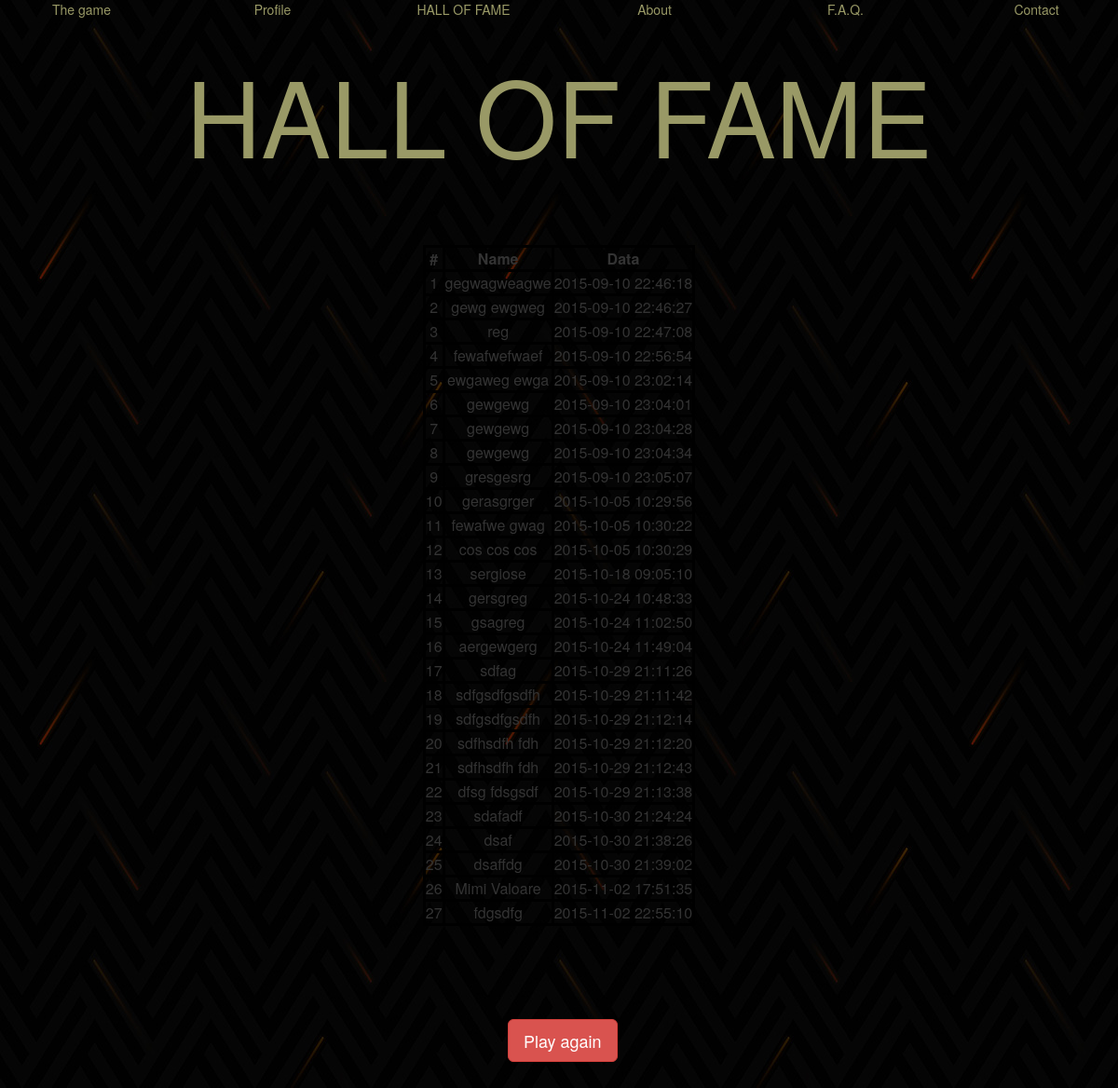
Screenshot of /hallofame.php with the database file from the repository.
### tables this page shows
CREATE TABLE IF NOT EXISTS `hofwins` (
  `ID` mediumint(2) NOT NULL AUTO_INCREMENT,
  `Nume` text NOT NULL,
  `Data` timestamp NOT NULL DEFAULT CURRENT_TIMESTAMP,
  `pp_email` text NOT NULL,
  PRIMARY KEY (`ID`),
  FULLTEXT KEY `Nume` (`Nume`)
);

### hallofame.php (the view, shortened to what this page needs)
<html>
<head>
<link rel="stylesheet" type="text/css" href="cssfila-halofame.css">
<link rel="stylesheet" href="http://maxcdn.bootstrapcdn.com/bootstrap/3.3.5/css/bootstrap.min.css">
<link rel="stylesheet" type="text/css" href="cssfila-halofame.css">
</head>
<body>
<div class="row" >
<div style="text-align:center">
    <div class="col-md-2"> <a href="index.php">The game</a>
    </div>
    <div class="col-md-2"> <a href="profilecheck.php">Profile</a>
    </div>
    <div class="col-md-2"> <a href="hallofame.php">HALL OF FAME</a>
    </div>
    <div class="col-md-2"> <a href="about.html">About</a>
    </div>
    <div class="col-md-2"> <a href="faq.html">F.A.Q.</a>
    </div>
    <div class="col-md-2"> <a href="contact.html">Contact</a>
    </div>
    </div>
</div>
<br>
<br>
<h1> HALL OF FAME </h1>
<br>
<br>
<br>
<br>
<?php
    $servername = "localhost";
    $username = "root";
    $password = "";
    $dbname = "osutamii";
    $conn = new mysqli($servername, $username, $password, $dbname);
    $sql2 = "SELECT ID, Nume, Data FROM hofwins";
    $result = $conn->query($sql2);
         echo "<table>
         			<tr>
	         			<th>#</th>
	         			<th>Name</th>
	         			<th>Data</th>
         			</tr>";
         while($row = $result->fetch_assoc()) {
             echo "<tr>
             <td>" . $row["ID"]. "</td>
             <td>" . $row["Nume"]. " </td>
             <td>". $row["Data"]. "</td></tr>";
         }
         echo "</table>";
    ?>
<br>
<br>
<br>
<br>
<br>
<div class="container" id="tryagg">
<a href="http://localhost/" > <button type="button" class="btn btn-danger btn-lg" >Play again</button> </a>
</div>
<br>
<br>
<br>
<br>
<br>
<br>
</body>
</html>

### cssfila-halofame.css (style rules this page uses)
body { background-image: url("pattern_03.jpg") ; background-repeat: repeat-y repeat-x; }
table { margin: 0 auto; float: none; border-collapse: collapse; text-align: center; }
table, th, td { text-align:center; color: solid black; border: solid black; }
body { background-color: #0066CC; }
#tryagg { margin: 0 auto; width: 140px; }
h1 { margin: 0 auto; float: none; text-align: center; color: #999966; font-size: 800%; }
a:link { color: #999966; background-color: transparent; text-decoration: none; }

### rows the page displays
hofwins: ID "1", Nume "gegwagweagwe", Data "2015-09-10 22:46:18"
hofwins: ID "2", Nume "gewg ewgweg", Data "2015-09-10 22:46:27"
hofwins: ID "3", Nume "reg", Data "2015-09-10 22:47:08"
hofwins: ID "4", Nume "fewafwefwaef", Data "2015-09-10 22:56:54"
hofwins: ID "5", Nume "ewgaweg ewga", Data "2015-09-10 23:02:14"
hofwins: ID "6", Nume "gewgewg", Data "2015-09-10 23:04:01"
hofwins: ID "7", Nume "gewgewg", Data "2015-09-10 23:04:28"
hofwins: ID "8", Nume "gewgewg", Data "2015-09-10 23:04:34"
hofwins: ID "9", Nume "gresgesrg", Data "2015-09-10 23:05:07"
hofwins: ID "10", Nume "gerasgrger", Data "2015-10-05 10:29:56"
hofwins: ID "11", Nume "fewafwe gwag", Data "2015-10-05 10:30:22"
hofwins: ID "12", Nume "cos cos cos", Data "2015-10-05 10:30:29"
hofwins: ID "13", Nume "sergiose", Data "2015-10-18 09:05:10"
hofwins: ID "14", Nume "gersgreg", Data "2015-10-24 10:48:33"
hofwins: ID "15", Nume "gsagreg", Data "2015-10-24 11:02:50"
hofwins: ID "16", Nume "aergewgerg", Data "2015-10-24 11:49:04"
hofwins: ID "17", Nume "sdfag", Data "2015-10-29 21:11:26"
hofwins: ID "18", Nume "sdfgsdfgsdfh", Data "2015-10-29 21:11:42"
hofwins: ID "19", Nume "sdfgsdfgsdfh", Data "2015-10-29 21:12:14"
hofwins: ID "20", Nume "sdfhsdfh fdh", Data "2015-10-29 21:12:20"
hofwins: ID "21", Nume "sdfhsdfh fdh", Data "2015-10-29 21:12:43"
hofwins: ID "22", Nume "dfsg fdsgsdf", Data "2015-10-29 21:13:38"
hofwins: ID "23", Nume "sdafadf", Data "2015-10-30 21:24:24"
hofwins: ID "24", Nume "dsaf", Data "2015-10-30 21:38:26"
hofwins: ID "25", Nume "dsaffdg", Data "2015-10-30 21:39:02"
hofwins: ID "26", Nume "Mimi Valoare", Data "2015-11-02 17:51:35"
hofwins: ID "27", Nume "fdgsdfg", Data "2015-11-02 22:55:10"
